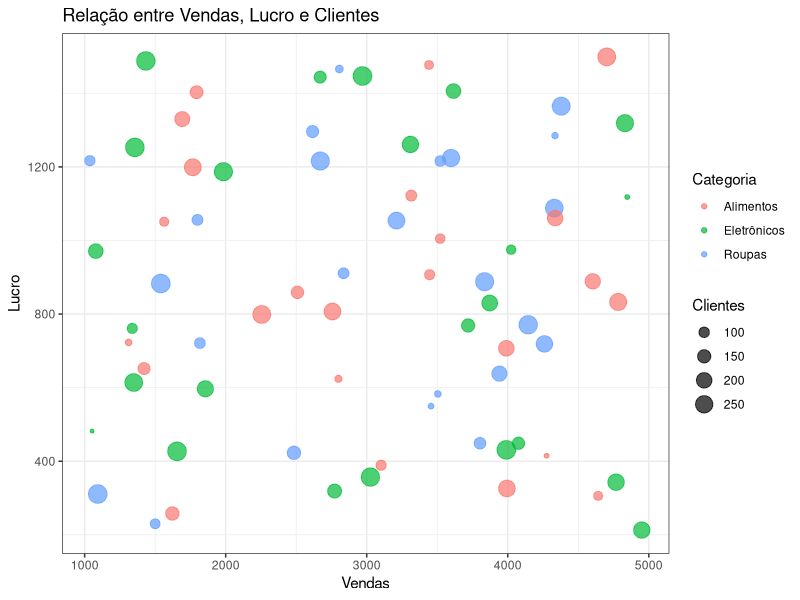
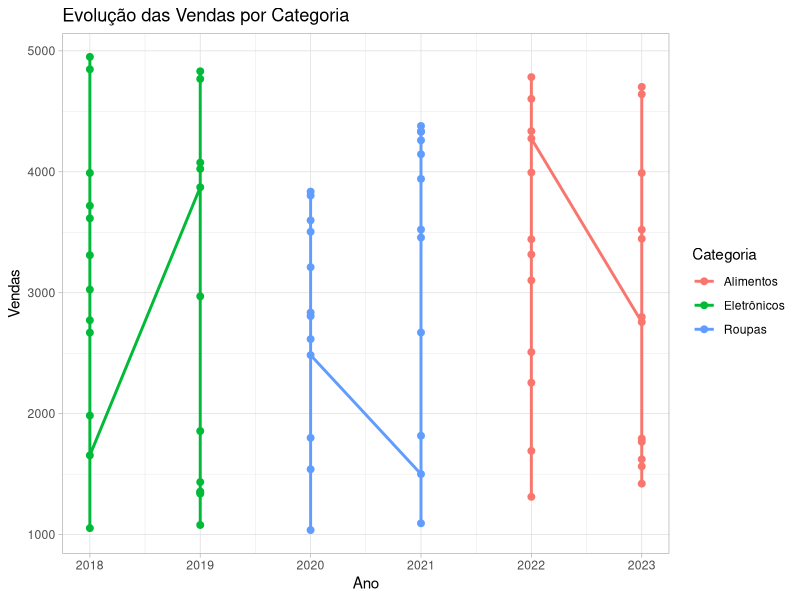
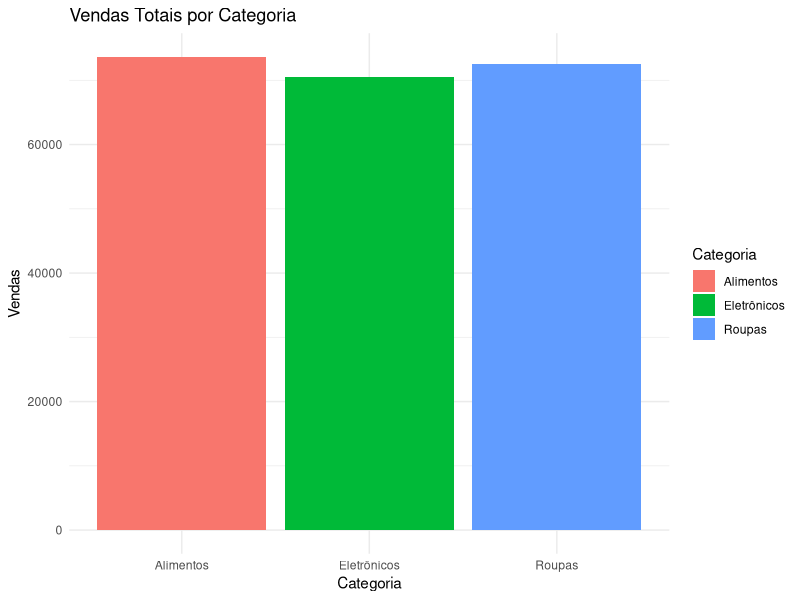
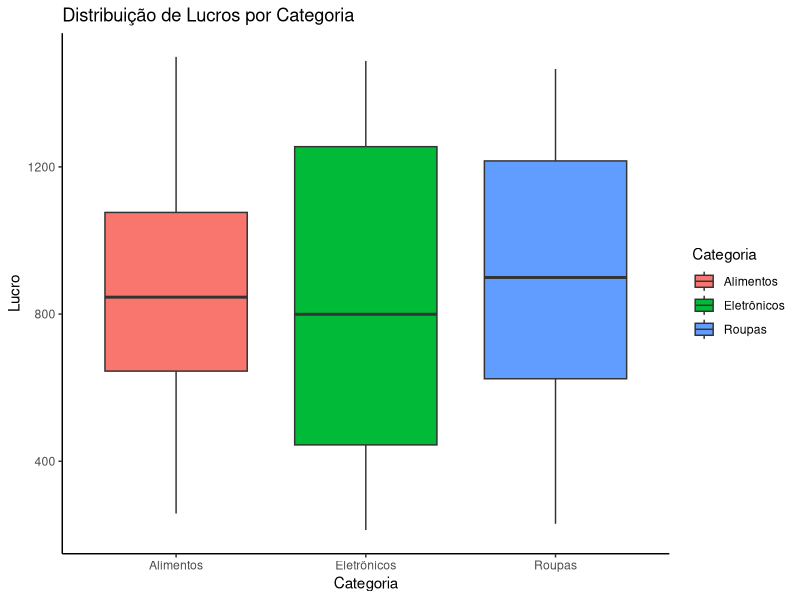
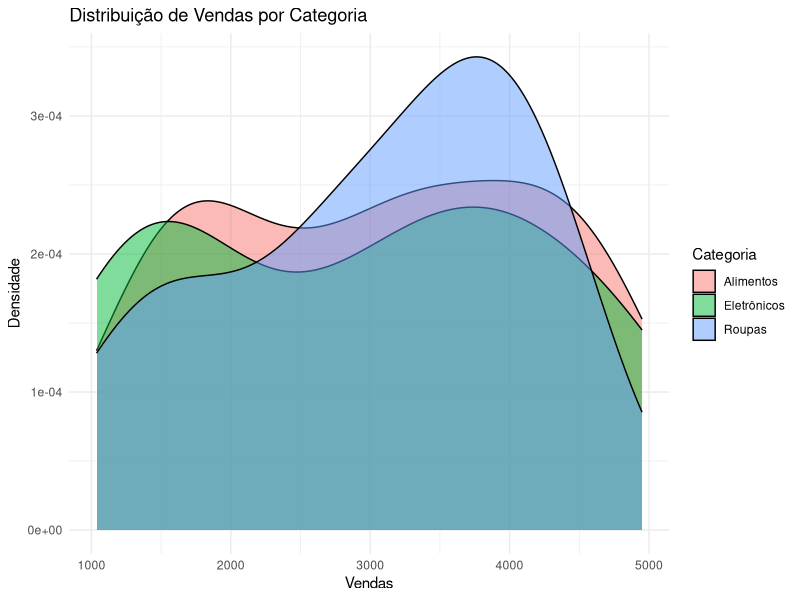
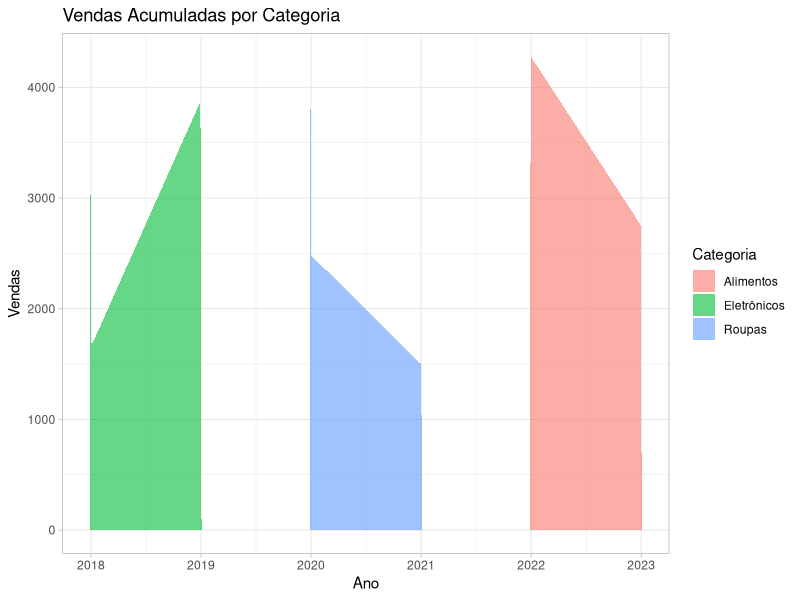
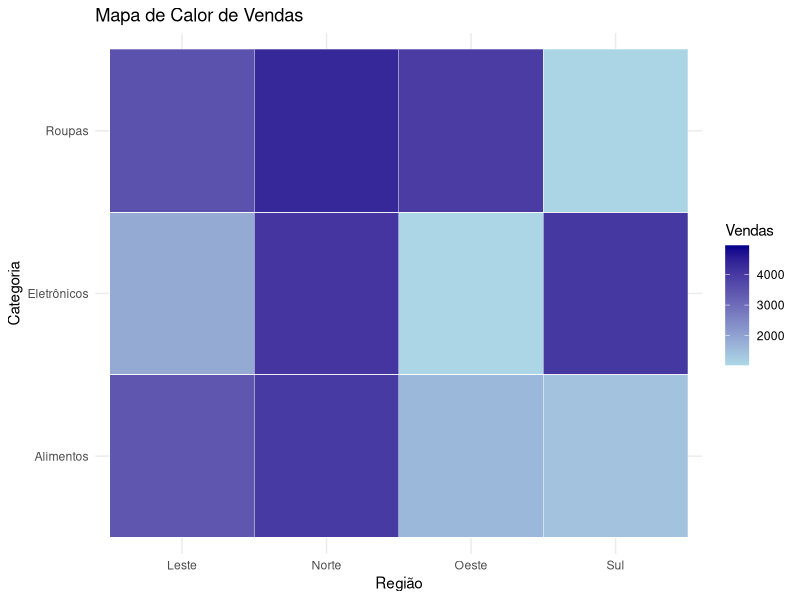
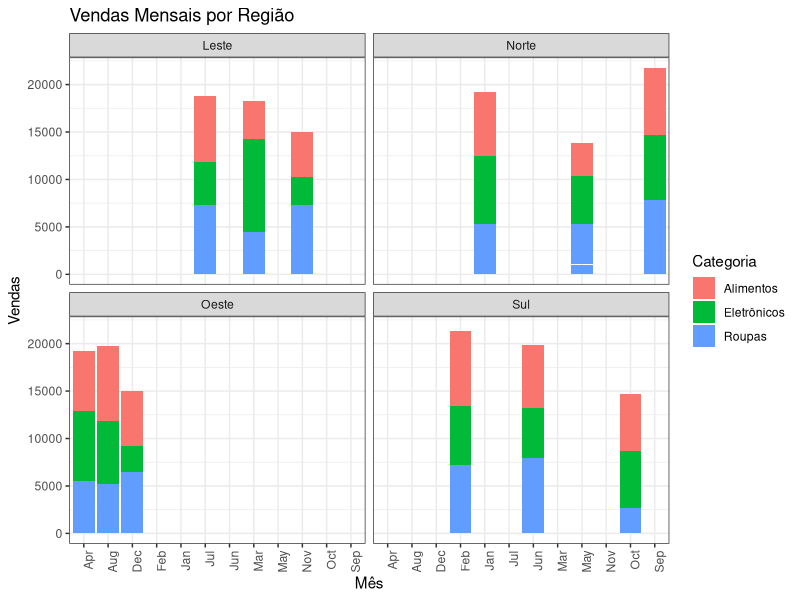

Reproduce these figures in R, in order.
# =================================================
# VISUALIZAÇÃO DE DADOS COM GGPLOT2 EM LINGUAGEM R.
# =================================================

# Se você trabalha com análise de dados em R, certamente já 
# ouviu falar do ggplot2, um dos pacotes mais poderosos e 
# versáteis para criação de gráficos e visualizações de 
# alta qualidade.
# Neste estudo, você vai aprender o que é o ggplot2, como 
# ele funciona e verá exemplos práticos de gráficos mais 
# usados no dia a dia de quem analisa dados.

# O que é o ggplot2?
  
# O ggplot2 foi criado por Hadley Wickham e faz parte do 
# Tidyverse, um conjunto de pacotes voltados para manipulação 
# e visualização de dados.
# O nome vem de Grammar of Graphics (Gramática dos Gráficos), 
# um conceito criado por Leland Wilkinson que propõe que todo 
# gráfico é formado por camadas, como dados, mapeamentos 
# estéticos, geometrias e temas.

# Essa ideia permite que o usuário monte gráficos de forma 
# declarativa, ou seja, descrevendo o que quer visualizar, 
# e não como desenhar cada parte.

# Instalação do pacote:
# install.packages("ggplot2")

# Carregamento do pacote ggplot2.
library(ggplot2)

# Criar um dataframe completo e variado para testar
# os gráficos do ggplot2.
dados <- data.frame(
  Ano = rep(2018:2023, each = 12),            # anos
  Mês = rep(month.abb, times = 6),            # meses abreviados (Jan, Feb, ...)
  Categoria = rep(c("Eletrônicos", "Roupas", "Alimentos"), each = 24), # 3 categorias
  Região = rep(c("Norte", "Sul", "Leste", "Oeste"), times = 18),       # 4 regiões
  Vendas = round(runif(72, 1000, 5000), 0),   # vendas aleatórias
  Lucro = round(runif(72, 200, 1500), 0),     # lucro aleatório
  Clientes = round(runif(72, 50, 300), 0)     # número de clientes
)

head(dados)
View(dados)

# =============================
# PRINCIPAIS TIPOS DE GRÁFICOS.
# =============================

# Gráfico de Dispersão.
ggplot(dados, aes(x = Vendas, y = Lucro, color = Categoria, size = Clientes)) +
  geom_point(alpha = 0.7) +
  labs(title = "Relação entre Vendas, Lucro e Clientes", x = "Vendas", y = "Lucro") +
  theme_bw()

# Gráfico de Linhas.
ggplot(dados, aes(x = Ano, y = Vendas, color = Categoria, group = Categoria)) +
  geom_line(linewidth = 1) +
  geom_point(size = 2) +
  labs(title = "Evolução das Vendas por Categoria", x = "Ano", y = "Vendas") +
  theme_light()

# Gráfico de Barras.
ggplot(dados, aes(x = Categoria, y = Vendas, fill = Categoria)) +
  geom_col() +
  labs(title = "Vendas Totais por Categoria", x = "Categoria", y = "Vendas") +
  theme_minimal()

# Boxplot.
ggplot(dados, aes(x = Categoria, y = Lucro, fill = Categoria)) +
  geom_boxplot() +
  labs(title = "Distribuição de Lucros por Categoria", x = "Categoria", y = "Lucro") +
  theme_classic()

# Gráfico de Densidade.
ggplot(dados, aes(x = Vendas, fill = Categoria)) +
  geom_density(alpha = 0.5) +
  labs(title = "Distribuição de Vendas por Categoria", x = "Vendas", y = "Densidade") +
  theme_minimal()

# Gráfico de Área.
ggplot(dados, aes(x = Ano, y = Vendas, fill = Categoria)) +
  geom_area(alpha = 0.6, position = "stack") +
  labs(title = "Vendas Acumuladas por Categoria", x = "Ano", y = "Vendas") +
  theme_light()

# Gráfico Heatmap - mapa de calor.
ggplot(dados, aes(x = Região, y = Categoria, fill = Vendas)) +
  geom_tile(color = "white") +
  labs(title = "Mapa de Calor de Vendas", x = "Região", y = "Categoria") +
  scale_fill_gradient(low = "lightblue", high = "darkblue") +
  theme_minimal()

# Gráfico de Facetamento.
ggplot(dados, aes(x = Mês, y = Vendas, fill = Categoria)) +
  geom_col() +
  facet_wrap(~ Região) +
  labs(title = "Vendas Mensais por Região", x = "Mês", y = "Vendas") +
  theme_bw() +
  theme(axis.text.x = element_text(angle = 90, hjust = 1))

# Gráfico com Linha de Tendência.
ggplot(dados, aes(x = Vendas, y = Lucro, color = Categoria)) +
  geom_point() +
  geom_smooth(method = "lm", se = FALSE, linetype = "dashed") +
  labs(title = "Relação entre Vendas e Lucro com Tendência Linear") +
  theme_minimal()







